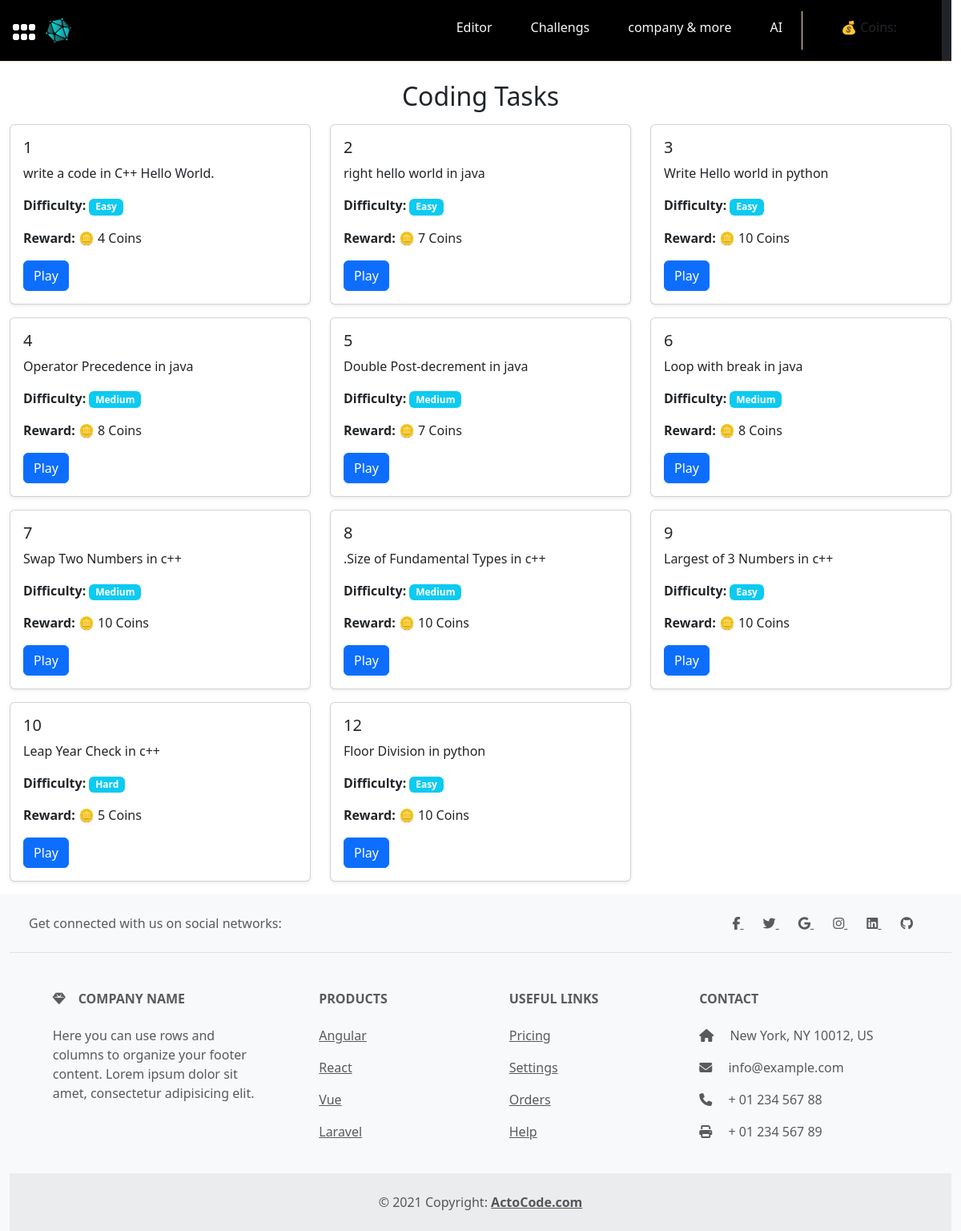
Page /task/ on the committed database.
### task/models.py (models this page shows, shortened)
class Task(models.Model):
    DIFFICULTY_LEVELS = [
        ("Easy", "Easy"),
        ("Medium", "Medium"),
        ("Hard", "Hard"),
    ]
    title = models.CharField(max_length=255)
    description = models.TextField()
    difficulty = models.CharField(max_length=10, choices=DIFFICULTY_LEVELS, default="Easy")
    reward_coins = models.IntegerField(default=10)  # Coins awarded for completion
    created_at = models.DateTimeField(auto_now_add=True)
    correct_code = models.TextField(default="print('Hello, World!')", blank=True )

### task/views.py (the view)
# urls.py: path('task/', task_list,name="task"),
def task_list(req):
    tasks = Task.objects.all()
    return render(req,"task.html",{"tasks": tasks})

### task/templates/task.html
{% extends 'prant.html' %}
{% block body  %}
    <div class="container mt-4">
        <h2 class="mb-3 text-center"> Coding Tasks</h2>
        <div class="row">
            {% for task in tasks %}
            <div class="col-md-4">
                <div class="card mb-3 shadow-sm">
                    <div class="card-body">
                        <h5 class="card-title">{{ task.title }}</h5>
                        <p class="card-text">{{ task.description|truncatewords:15 }}</p>
                        <p><strong>Difficulty:</strong> <span class="badge bg-info">{{ task.difficulty }}</span></p>
                        <p><strong>Reward:</strong> 🪙 {{ task.reward_coins }} Coins</p>
                        <a href="{% url 'editor2'%}" class="btn btn-primary">Play</a>
                    </div>
                </div>
            </div>
            {% empty %}
            <p>No tasks available at the moment. Check back later! </p>
            {% endfor %}
        </div>
    </div>
    {% endblock %}

### mainapp/templates/prant.html (shortened to what this page needs)
{% load static %}
<!DOCTYPE html>
<html lang="en">
<head>
    <link rel="stylesheet" href="{% static 'css/bootstrap.css' %}">
    <link rel="stylesheet" href="{% static 'css/55.css' %}">
    <link rel="stylesheet" href="https://cdnjs.cloudflare.com/ajax/libs/font-awesome/6.7.2/css/all.min.css">
    <link rel="stylesheet" href="https://cdn.jsdelivr.net/npm/bootstrap@5.3.0/dist/css/bootstrap.min.css">
    <link rel="stylesheet" href="https://cdnjs.cloudflare.com/ajax/libs/codemirror/5.65.5/codemirror.min.css">
    <link rel="stylesheet" href="{%static 'codemirror-5.65.18/lib/codemirror.css'%}">
    <link rel="stylesheet" href="{%static 'codemirror-5.65.18/theme/dracula.css'%}">
</head>
<body>
        <div id="outer">
            <div class="Wrapper">
                <aside id="sidebar">
                    <div class="d-flex" style="border-bottom: 0.01rem solid bisque;">
                        <button id="toggle-btn" type="button" class="mt-2 mb-2">
                            <i class="fa-solid fa-grip"></i>
                        </button>
                    </div>
                </aside>
                <div class="container-fluid">
                    <div class="row">
                    <div class="row bg-dark" style="border-bottom: 0.01rem solid bisque;">
                        <nav class="navbar navbar-expand-lg navbar-light  " style="background-color:black">
                            <a class="navbar-brand" href="#"><img class="ms-5 " style="background-color: black;" width="50rem"  height="50rem"  src="{% static 'img/logo.png'%}" alt=""></a>
                            <div class="collapse navbar-collapse" id="navbarSupportedContent">
                              <ul class="navbar-nav mr-auto ms-auto px-5">
                                <li class="nav-item active px-3">
                                  <a class="nav-link text-light" href="{%url 'editor'%}">Editor</a>
                                </li>
                                <li class="nav-item px-3">
                                  <a class="nav-link text-light" href="{%url 'task'%}">Challengs</a>
                                </li>
                                <li class="nav-item px-3">
                                    <a class="nav-link text-light" href="#">company & more</a>
                                  </li>
                                <li class="nav-item px-3 me-5" style="border-right: 0.01rem  solid bisque ">
                                  <a class="nav-link text-light" href="#">AI</a>
                                </li>
                                <li class="nav-item pe-2 pt-2">
                                    <p>💰 Coins: {{ user.userprofile.coins }}</p>
                                 </li>
                              </ul>
                            </div>
                          </nav>
                    </div>
                {% block body %}{% endblock %}
          <footer class="text-center text-lg-start bg-body-tertiary text-muted">
  <section class="d-flex justify-content-center justify-content-lg-between p-4 border-bottom">
    <div class="me-5 d-none d-lg-block">
      <span>Get connected with us on social networks:</span>
    </div>
    <div>
      <a href="" class="me-4 text-reset">
        <i class="fab fa-facebook-f"></i>
      </a>
      <a href="" class="me-4 text-reset">
        <i class="fab fa-twitter"></i>
      </a>
      <a href="" class="me-4 text-reset">
        <i class="fab fa-google"></i>
      </a>
      <a href="" class="me-4 text-reset">
        <i class="fab fa-instagram"></i>
      </a>
      <a href="" class="me-4 text-reset">
        <i class="fab fa-linkedin"></i>
      </a>
      <a href="" class="me-4 text-reset">
        <i class="fab fa-github"></i>
      </a>
    </div>
  </section>
  <section class="">
    <div class="container text-center text-md-start mt-5">
      <div class="row mt-3">
        <div class="col-md-3 col-lg-4 col-xl-3 mx-auto mb-4">
          <h6 class="text-uppercase fw-bold mb-4">
            <i class="fas fa-gem me-3"></i>Company name
          </h6>
          <p>
            Here you can use rows and columns to organize your footer content. Lorem ipsum
            dolor sit amet, consectetur adipisicing elit.
          </p>
        </div>
        <div class="col-md-2 col-lg-2 col-xl-2 mx-auto mb-4">
          <h6 class="text-uppercase fw-bold mb-4">
            Products
          </h6>
          <p>
            <a href="#!" class="text-reset">Angular</a>
          </p>
          <p>
            <a href="#!" class="text-reset">React</a>
          </p>
          <p>
            <a href="#!" class="text-reset">Vue</a>
          </p>
          <p>
            <a href="#!" class="text-reset">Laravel</a>
          </p>
        </div>
        <div class="col-md-3 col-lg-2 col-xl-2 mx-auto mb-4">
          <h6 class="text-uppercase fw-bold mb-4">
            Useful links
          </h6>
          <p>
            <a href="#!" class="text-reset">Pricing</a>
          </p>
          <p>
            <a href="#!" class="text-reset">Settings</a>
          </p>
          <p>
            <a href="#!" class="text-reset">Orders</a>
          </p>
          <p>
            <a href="#!" class="text-reset">Help</a>
          </p>
        </div>
        <div class="col-md-4 col-lg-3 col-xl-3 mx-auto mb-md-0 mb-4">
          <h6 class="text-uppercase fw-bold mb-4">Contact</h6>
          <p><i class="fas fa-home me-3"></i> New York, NY 10012, US</p>
          <p>
            <i class="fas fa-envelope me-3"></i>
            info@example.com
          </p>
          <p><i class="fas fa-phone me-3"></i> + 01 234 567 88</p>
          <p><i class="fas fa-print me-3"></i> + 01 234 567 89</p>
        </div>
      </div>
    </div>
  </section>
  <div class="text-center p-4" style="background-color: rgba(0, 0, 0, 0.05);">
    © 2021 Copyright:
    <a class="text-reset fw-bold" href="https://mdbootstrap.com/">ActoCode.com</a>
  </div>
</footer>
                </div>
            </div>
            </div>
        </div>
 </body>
</html>

### mainapp/static/css/55.css (style rules this page uses)
a { text-decoration: none; }
li { list-style: none; }
body { font-family: 'Poppins', sans-serif; background-color: black; }
.Wrapper { display:flex; }
#sidebar { width: 0rem; min-width:0rem; z-index: 100; transition: all .25s ease-out; display:block; background-color: black; flex-direction: column; }
#toggle-btn { background-color: transparent; cursor: pointer; border: 0; padding: 1rem 1rem; border-right: #ead7d7; }
#toggle-btn i { font-size: 2rem; color:#fff; }
#outer { width: 100%; height: 100%; }

### rows in the picture
Task: title "1", description "write a code in C++ Hello World.", difficulty "Easy", reward_coins "4"
Task: title "2", description "right hello world in java", difficulty "Easy", reward_coins "7"
Task: title "3", description "Write Hello world in python", difficulty "Easy", reward_coins "10"
Task: title "4", description "Operator Precedence in java", difficulty "Medium", reward_coins "8"
Task: title "5", description "Double Post-decrement in java", difficulty "Medium", reward_coins "7"
Task: title "6", description "Loop with break in java", difficulty "Medium", reward_coins "8"
Task: title "7", description "Swap Two Numbers in c++", difficulty "Medium", reward_coins "10"
Task: title "8", description ".Size of Fundamental Types in c++", difficulty "Medium", reward_coins "10"
Task: title "9", description "Largest of 3 Numbers in c++", difficulty "Easy", reward_coins "10"
Task: title "10", description "Leap Year Check in c++", difficulty "Hard", reward_coins "5"
Task: title "12", description "Floor Division in python", difficulty "Easy", reward_coins "10"
